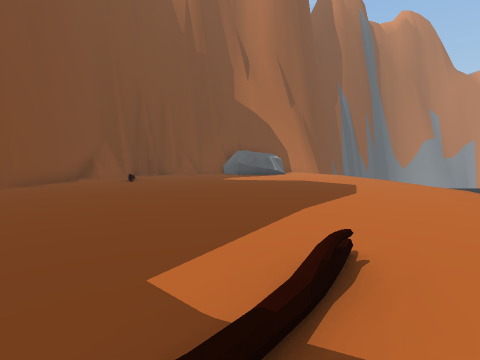
View 1 (above)

16 first-person views from a walk through a scene from a Unity 3-D project. The camera is 1.4 m above the floor, tilts 4° down and sees 85° across. The floor is counted in squares, 2 m on a side. Each view is taken from the middle of a square. On the plan, view 1 faces up. The plan holds only what a view shows up to about 9 squares ahead; the rest is blank. The place goes on beyond the plan. The player is left out.

View 2
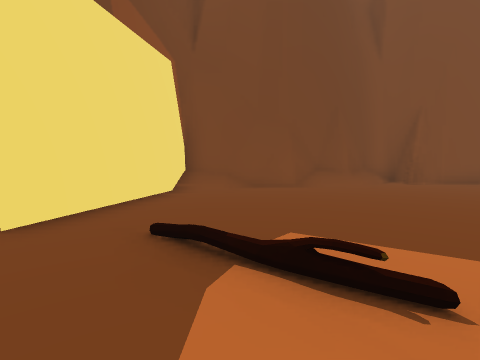

View 3
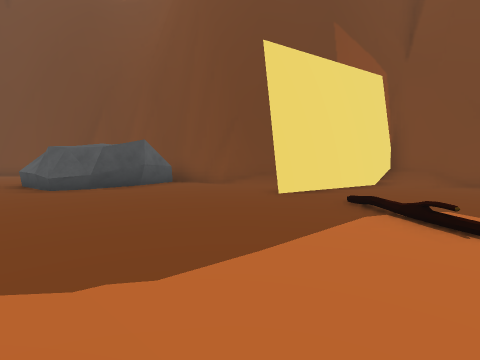

View 4
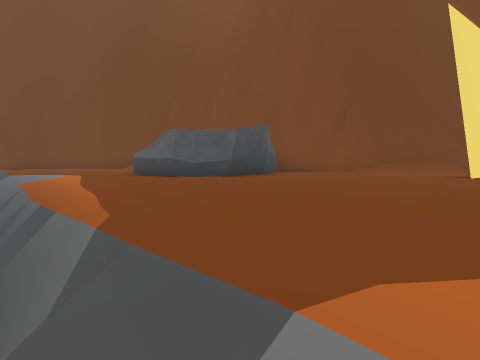

View 5
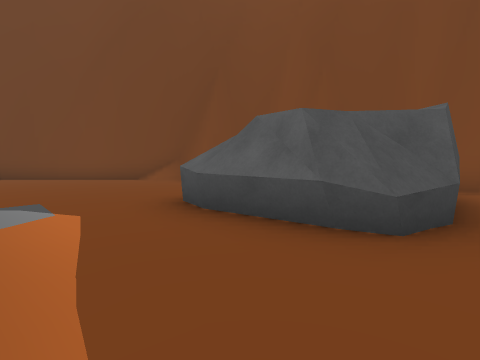

View 6
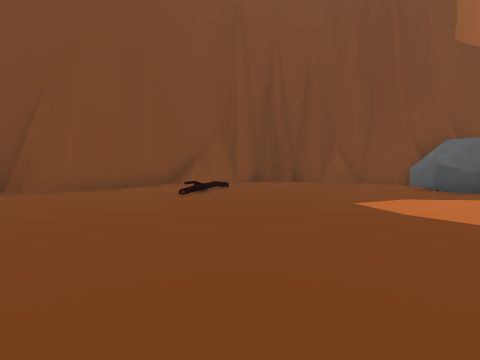

View 7
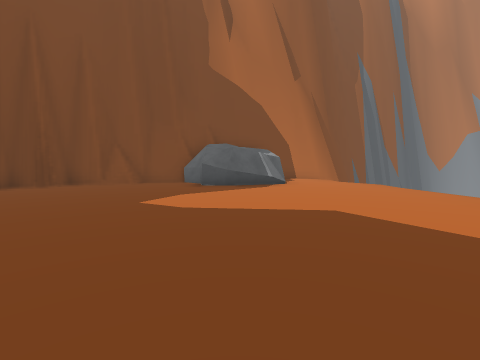

View 8
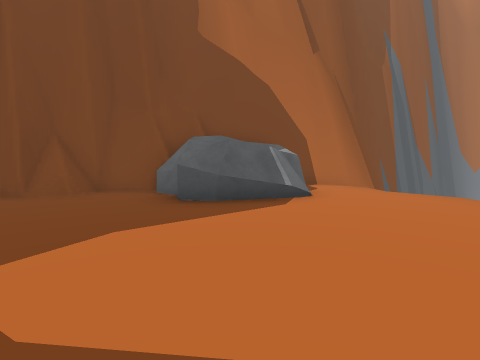

View 9
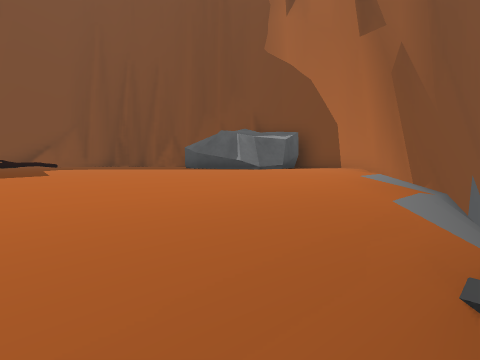

View 10
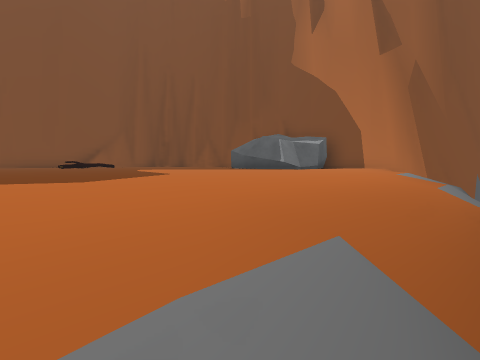

View 11
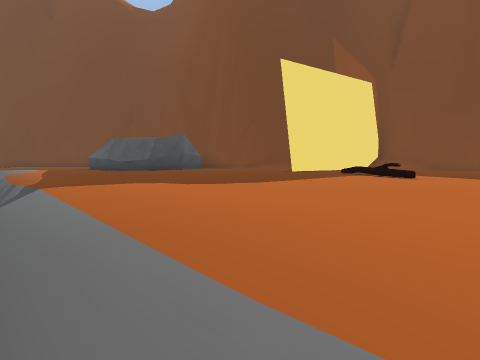

View 12
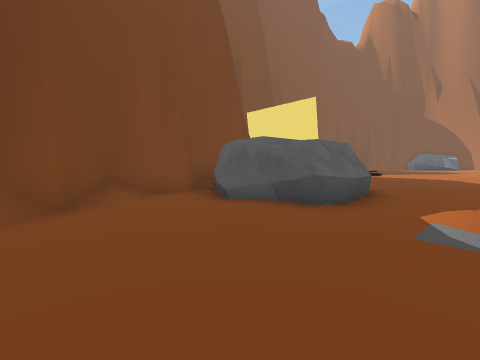

View 13
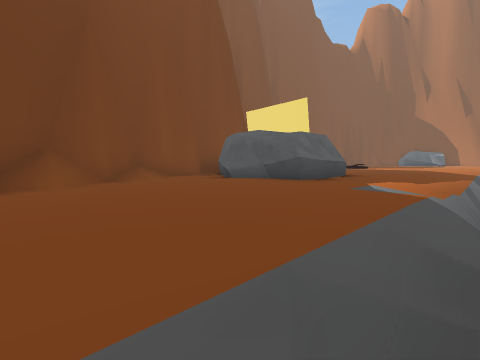

View 14
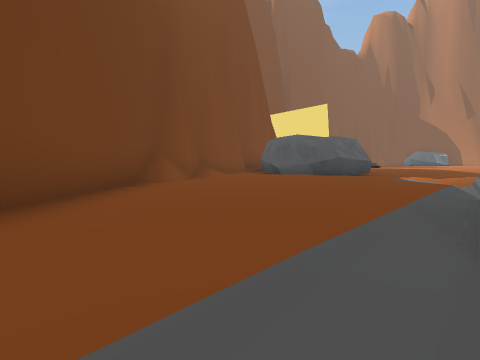

View 15
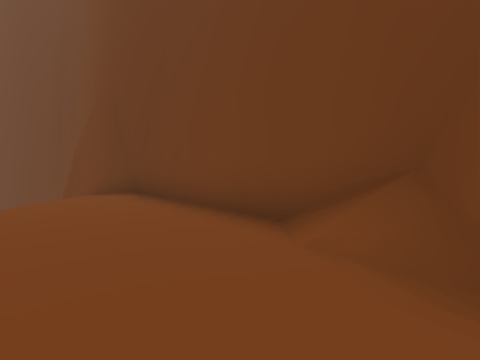

View 16
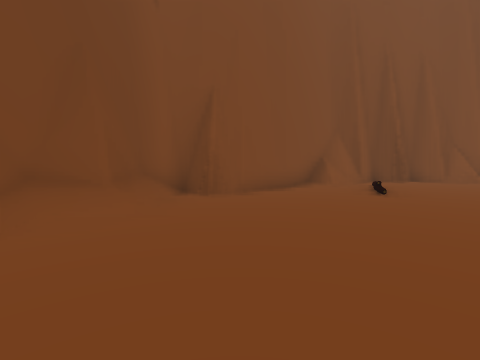

### Floor plan
Key: @ floor where view 1 was taken; # wall or solid block; . floor; / step, stairs or slope; ^ raised ledge; v drop or lower ground.
Columns run from 8 left of view 1 to 7 right of it. Each row starts with its distance up from view 1.
 19               #v
 18              ##
 17           ####
 16      ###  #../
 15     ##.####../
 14   ###...###.../v
 13   #.........../v
 12  ##...........//
 11  #/...........//
 10  #............//
  9  #............//
  8  #............//
  7 ##............//
  6 #/............
  5 ##/...........
  4  #/..........
  3  ##..........//
  2   #..........//
  1   #/.........//
  0   #/....@...../
 -1   ######....../
 -2    ##/.......//
 -3     ##/......//
 -4      ##....../v
 -5       #....../v
 -6       #.####./v
 -7       ######./v
 -8        ####^./v
 -9        #......v
-10        #/...../
-11        ##...../
-12         #/..../
-13         ##..../
-14          ##.../
-15           ##../
-16            ####
-17               v

Positions as (right, up) in squares from view 1, and headings:
1: (0, 0), facing up
2: (2, 1), facing left
3: (4, 2), facing down-left
4: (6, -1), facing down-left
5: (5, -5), facing down-left
6: (1, 6), facing up-left
7: (1, 6), facing up
8: (1, 9), facing up
9: (7, 9), facing up-left
10: (7, 7), facing up-left
11: (6, 3), facing down-left
12: (5, -12), facing up-left
13: (6, -13), facing up-left
14: (6, -15), facing up-left
15: (2, -10), facing down
16: (-2, 3), facing up-left
